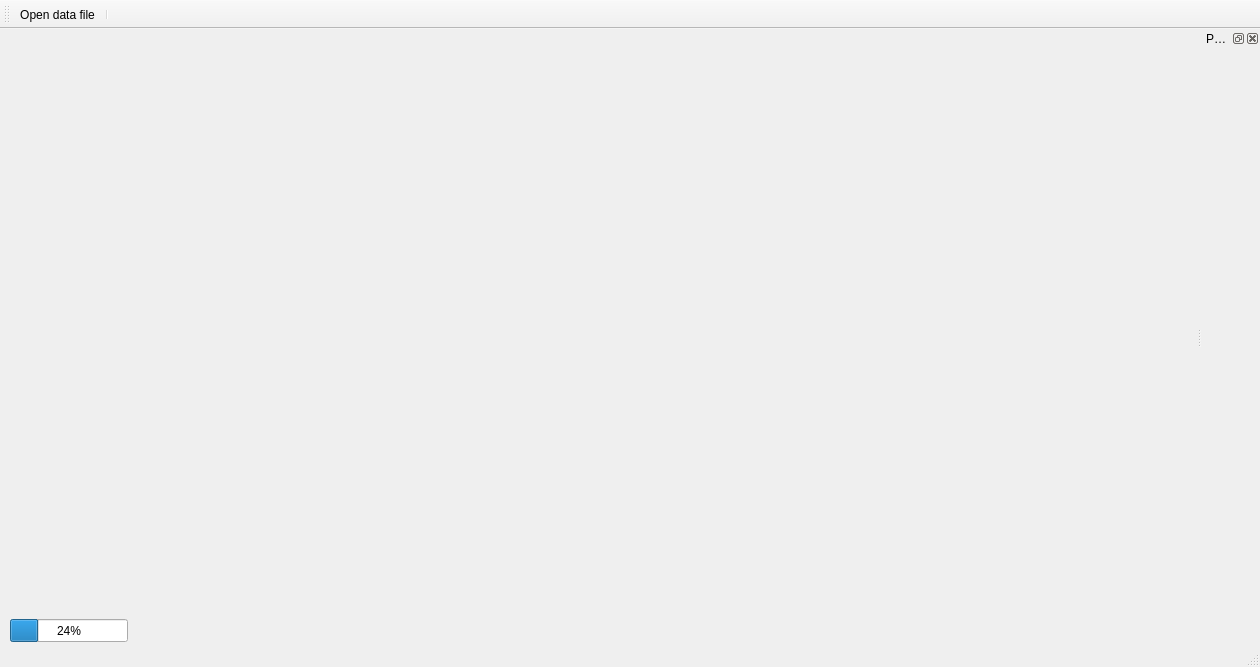
<?xml version="1.0" encoding="UTF-8"?>
<ui version="4.0">
 <class>MainWindow</class>
 <widget class="QMainWindow" name="MainWindow">
  <property name="geometry">
   <rect>
    <x>0</x>
    <y>0</y>
    <width>1260</width>
    <height>667</height>
   </rect>
  </property>
  <property name="windowTitle">
   <string>MS data analysis</string>
  </property>
  <widget class="QWidget" name="centralWidget">
   <widget class="QProgressBar" name="progressBar">
    <property name="geometry">
     <rect>
      <x>10</x>
      <y>590</y>
      <width>118</width>
      <height>23</height>
     </rect>
    </property>
    <property name="value">
     <number>24</number>
    </property>
   </widget>
  </widget>
  <widget class="QMenuBar" name="menuBar">
   <property name="geometry">
    <rect>
     <x>0</x>
     <y>0</y>
     <width>1260</width>
     <height>21</height>
    </rect>
   </property>
  </widget>
  <widget class="QToolBar" name="mainToolBar">
   <attribute name="toolBarArea">
    <enum>TopToolBarArea</enum>
   </attribute>
   <attribute name="toolBarBreak">
    <bool>false</bool>
   </attribute>
   <addaction name="open_file_action"/>
   <addaction name="separator"/>
  </widget>
  <widget class="QStatusBar" name="statusBar"/>
  <widget class="QDockWidget" name="xyTable">
   <property name="windowTitle">
    <string>Peak table</string>
   </property>
   <attribute name="dockWidgetArea">
    <number>2</number>
   </attribute>
   <widget class="QWidget" name="xyTableContents">
    <widget class="QWidget" name="verticalLayoutWidget">
     <property name="geometry">
      <rect>
       <x>60</x>
       <y>200</y>
       <width>160</width>
       <height>80</height>
      </rect>
     </property>
     <layout class="QVBoxLayout" name="xyTableLayout">
      <property name="spacing">
       <number>0</number>
      </property>
      <property name="sizeConstraint">
       <enum>QLayout::SetDefaultConstraint</enum>
      </property>
      <item>
       <widget class="QTableView" name="tableView"/>
      </item>
     </layout>
    </widget>
   </widget>
  </widget>
  <action name="open_file_action">
   <property name="icon">
    <iconset>
     <normalon>:/Icons/file_open_icon</normalon>
    </iconset>
   </property>
   <property name="text">
    <string>Open data file</string>
   </property>
   <property name="toolTip">
    <string>Loads ascii delimited data from a file</string>
   </property>
  </action>
 </widget>
 <layoutdefault spacing="6" margin="11"/>
 <resources/>
 <connections/>
</ui>
